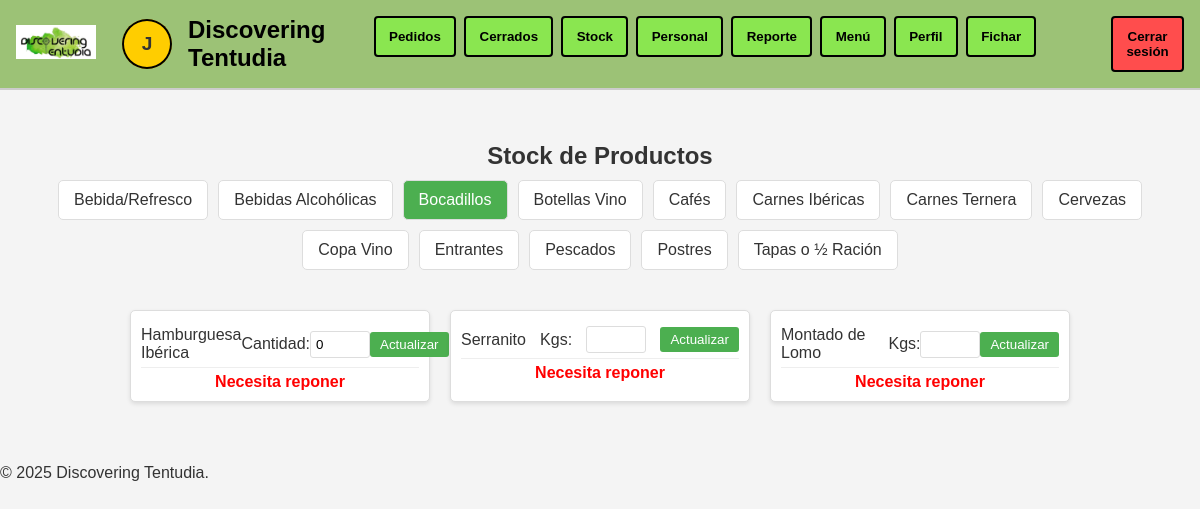
Before: /stock/?categoria=Bocadillos (signed in) with the older database file.
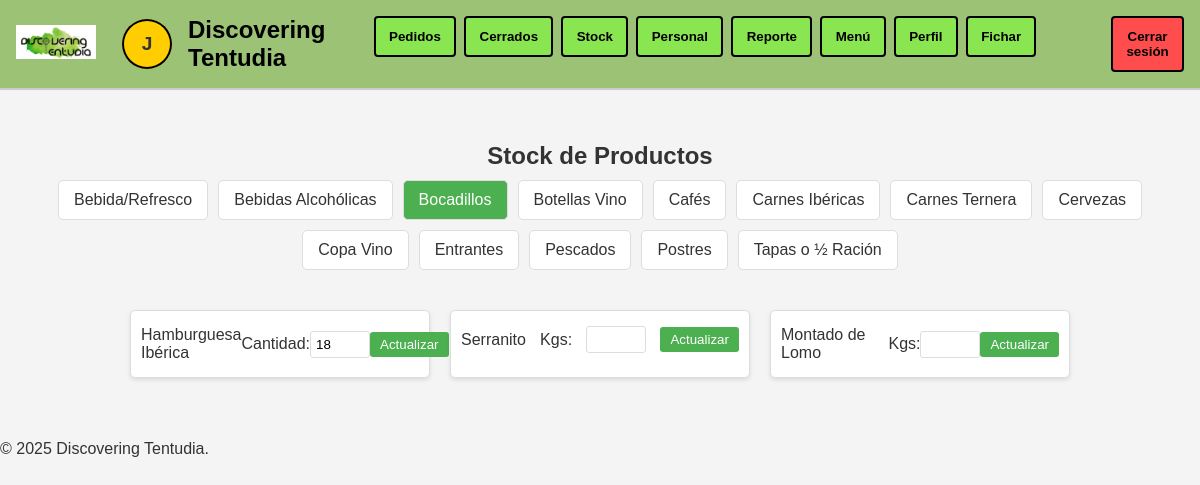
After: the same page with the newer database file.
### tapAppGestion/models.py (models this page shows, shortened)
class Producto(models.Model):
    CATEGORIAS = (
        ('Cervezas', 'Cervezas'),
        ('Bebida/Refresco', 'Bebida/Refresco'),
        ('Copa Vino', 'Copa Vino'),
        ('Botellas Vino', 'Botellas Vino'),
        ('Fuera de Carta', 'Fuera de Carta'),
        ('Pan', 'Pan'),
        ('Tapas o ½ Ración', 'Tapas o ½ Ración'),
        ('Entrantes', 'Entrantes'),
        ('Pescados', 'Pescados'),
        ('Carnes Ibéricas', 'Carnes Ibéricas'),
        ('Carnes Ternera', 'Carnes Ternera'),
        ('Bocadillos', 'Bocadillos'),
        ('Postres', 'Postres'),
        ('Cafés', 'Cafés'),
        ('Bebidas Alcohólicas', 'Bebidas Alcohólicas'),
        ('Desayunos', 'Desayunos'),
        ('Oferta del día', 'Oferta del día'),
    )
    nombre = models.CharField(max_length=100)
    categoria = models.CharField(max_length=50, choices=CATEGORIAS)
    precio = models.DecimalField(max_digits=6, decimal_places=2)
    imagen = models.ImageField(upload_to='productos/', blank=True, null=True)
    cantidad = models.PositiveIntegerField(default=0)  # Campo para la cantidad en el almacén
    es_barril = models.BooleanField(default=False)
    litros_disponibles = models.DecimalField(max_digits=6, decimal_places=2, null=True, blank=True)
    kilos_disponibles = models.DecimalField(max_digits=6, decimal_places=2, null=True, blank=True)

### tapAppGestion/views.py (the view, shortened to what this page needs)
# urls.py: path('stock/', views.stock, name='stock'),  # Nueva URL para la vista stock
@login_required
@user_passes_test(admin_required)
def stock(request):
    categoria_seleccionada = request.GET.get('categoria', None)
    barril_grupo_1 = ["Cerveza Con", "Tubo Con", "Cortada", "Cañón"]
    barril_grupo_2 = ["Cerveza Sin", "Tubo Sin"]
    BOCADILLOS_GRUPO = ["Serranito", "Montado de Lomo"]
    productos = Producto.objects.exclude(categoria__in=['Pan']).order_by('categoria')
    productos_por_categoria = {}
    for producto in productos:
        if producto.categoria not in productos_por_categoria:
            productos_por_categoria[producto.categoria] = []
        productos_por_categoria[producto.categoria].append(producto)
    categorias = list(productos_por_categoria.keys())
    if categoria_seleccionada:
        productos_filtrados = productos_por_categoria.get(categoria_seleccionada, [])
    else:
        productos_filtrados = [p for sublist in productos_por_categoria.values() for p in sublist]
    return render(request, 'stock.html', {
        'productos_por_categoria': productos_por_categoria,
        'categorias': categorias,
        'productos_filtrados': productos_filtrados,
        'categoria_seleccionada': categoria_seleccionada
    })

### tapAppGestion/views.py (called while the page is built)
def admin_required(user):
    return user.is_superuser

### tapAppGestion/templates/stock.html (shortened to what the changed rows need)
{% extends 'base.html' %}
{% load static %}
{% block content %}
<link rel="stylesheet" type="text/css" href="{% static 'css/stylesStock.css' %}">
<h2>Stock de Productos</h2>
<nav class="navbar">
    <ul class="navbar">
        {% for categoria in categorias %}
        <li class="{% if categoria == categoria_seleccionada %}active{% endif %}">
            <a href="?categoria={{ categoria }}">{{ categoria }}</a>
        </li>
        {% endfor %}
    </ul>
</nav>
<div class="productos">
    {% if productos_filtrados %}
    {% for producto in productos_filtrados %}
    <div class="categoria">
        <form method="post" action="{% url 'stock' %}">
            <div class="producto">
                <span>{{ producto.nombre }}</span>
                {% if producto.es_barril %}
                <label for="litros_{{ producto.id }}">Litros:</label>
                <input type="number" step="0.1" lang="en" inputmode="decimal" name="litros_disponibles"
                    id="litros_{{ producto.id }}" value="{{ producto.litros_disponibles|stringformat:'0.2f' }}" min="0">
                {% elif producto.categoria == "Carnes Ibéricas" or producto.categoria == "Pescados" %}
                <label for="kilos_{{ producto.id }}">Kgs:</label>
                <input type="number" step="0.1" lang="en" inputmode="decimal" name="kilos_disponibles"
                    id="kilos_{{ producto.id }}" value="{{ producto.kilos_disponibles|stringformat:'0.2f' }}" min="0">
                {% elif producto.categoria == "Bocadillos" and producto.nombre == "Serranito" or producto.nombre == "Montado de Lomo" %}
                <label for="kilos_{{ producto.id }}">Kgs:</label>
                <input type="number" step="0.1" lang="en" inputmode="decimal" name="kilos_disponibles"
                    id="kilos_{{ producto.id }}" value="{{ producto.kilos_disponibles|stringformat:'0.2f' }}" min="0">
                {% elif producto.categoria == "Entrantes" and producto.nombre == "Pollo Kentaky" or producto.nombre == "Patatas Braviolis" or producto.nombre == "Jamón" or producto.nombre == "Queso" or producto.nombre == "Caña Lomo" or producto.nombre == "Ensalada Atún" or producto.nombre == "Ensalada Rulo Cabra" %}
                    <label for="kilos_{{ producto.id }}">Kgs:</label>
                    <input type="number" step="0.1" lang="en" inputmode="decimal"
                           name="kilos_disponibles" id="kilos_{{ producto.id }}"
                           value="{{ producto.kilos_disponibles|stringformat:'0.2f' }}" min="0">
                {% elif producto.categoria == "Entrantes" and producto.nombre == "Croquetas Gourmet" or producto.nombre == "Croquetas Caseras" %}
                    <label for="cantidad_{{ producto.id }}">Cantidad:</label>
                    <input type="number" name="cantidad" id="cantidad_{{ producto.id }}"
                           value="{{ producto.cantidad }}" min="0">
                {% elif producto.categoria == "Cafés" and producto.nombre == "Café Leche" or producto.nombre == "Café Solo" or producto.nombre == "Café Cortado" or producto.nombre == "Desca Leche" or producto.nombre ==  "Desca Cortado" or producto.nombre == "Desca Solo" %}
                    <label for="kilos_{{ producto.id }}">Kgs:</label>
                    <input type="number" step="0.01" lang="en" inputmode="decimal" name="kilos_disponibles"
                        id="kilos_{{ producto.id }}" value="{{ producto.kilos_disponibles|stringformat:'0.2f' }}" min="0">
                {% else %}
                <label for="cantidad_{{ producto.id }}">Cantidad:</label>
                <input type="number" name="cantidad" id="cantidad_{{ producto.id }}" value="{{ producto.cantidad }}"
                    min="0">
                {% endif %}
                <button type="submit">Actualizar</button>
            </div>
            {% if producto.es_barril %}
            {% if producto.litros_disponibles <= 5 %} <p class="reponer">Necesita reponer</p>
                {% endif %}
                {% elif producto.categoria == "Entrantes" and producto.nombre == "Croquetas Gourmet" or producto.nombre == "Croquetas Caseras" %}
                {% if producto.cantidad < 10 %} <p class="reponer">Necesita reponer</p>
                {% endif %}
                {% elif producto.categoria == "Cafés" and producto.nombre == "Café Leche" or producto.nombre == "Café Solo" or producto.nombre == "Café Cortado" or producto.nombre == "Desca Leche" or producto.nombre ==  "Desca Cortado" or producto.nombre == "Desca Solo" %}
                    {% if producto.kilos_disponibles <= 0.2 %}
                        <p class="reponer">Necesita reponer</p>
                    {% endif %}
                {% elif producto.categoria == "Carnes Ibéricas" or producto.categoria == "Pescados" or producto.categoria == "Entrantes" %}
                {% if producto.kilos_disponibles <= 5 %} <p class="reponer">Necesita reponer</p>
                    {% endif %}
                    {% else %}
                    {% if producto.cantidad < 10 %} <p class="reponer">Necesita reponer</p>
                        {% endif %}
                        {% endif %}
        </form>
    </div>
    {% endfor %}
    {% else %}
    <p class="no-productos">Seleccione una categoría para ver los productos.</p>
    {% endif %}
</div>
{% endblock %}

Changed rows visible on the page:
changed Producto "Hamburguesa Ibérica": cantidad "0" → "18"; no longer shows "Necesita reponer"
changed Producto "Serranito": no longer shows "Necesita reponer"
changed Producto "Montado de Lomo": no longer shows "Necesita reponer"
